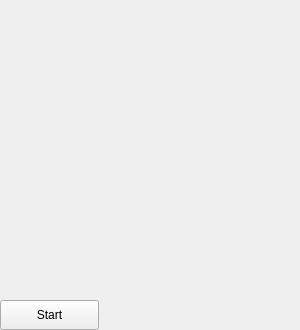
<?xml version="1.0" encoding="UTF-8"?>
<ui version="4.0">
 <class>MainWindow</class>
 <widget class="QMainWindow" name="MainWindow">
  <property name="geometry">
   <rect>
    <x>0</x>
    <y>0</y>
    <width>300</width>
    <height>330</height>
   </rect>
  </property>
  <property name="windowTitle">
   <string>RRT Simulator</string>
  </property>
  <widget class="QWidget" name="centralWidget">
   <widget class="RenderArea" name="renderArea" native="true">
    <property name="geometry">
     <rect>
      <x>0</x>
      <y>0</y>
      <width>300</width>
      <height>300</height>
     </rect>
    </property>
   </widget>
   <widget class="QPushButton" name="startButton">
    <property name="geometry">
     <rect>
      <x>0</x>
      <y>300</y>
      <width>99</width>
      <height>30</height>
     </rect>
    </property>
    <property name="text">
     <string>Start</string>
    </property>
   </widget>
  </widget>
 </widget>
 <layoutdefault spacing="6" margin="11"/>
 <customwidgets>
  <customwidget>
   <class>RenderArea</class>
   <extends>QWidget</extends>
   <header location="global">renderarea.h</header>
   <container>1</container>
  </customwidget>
 </customwidgets>
 <resources/>
 <connections/>
</ui>
